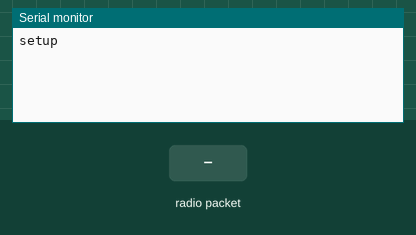
The sketch below on a simulated Arduino Uno, built with avr-gcc and run on an emulated ATmega328P. On the bench: the last lines printed to the serial monitor. Inputs (shaded band) come from the test bench. No radio packets arrive unless stated.

Above: at 1.2 s.
1.3 s: radio packet "1" arrives
At 2.1 s:
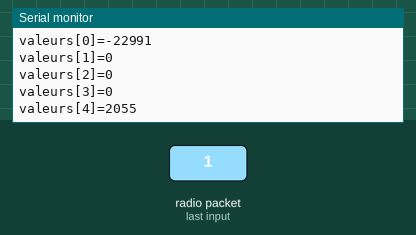
2.8 s: radio packet "0" arrives
At 3.4 s:
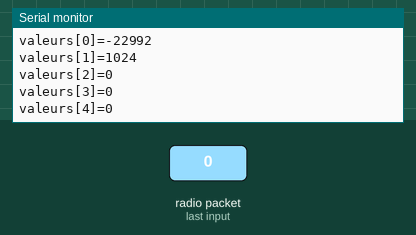
4.3 s: radio packet "2" arrives
Timing chart, 0 to 7.3 s (numbered marks = the images above; inputs shaded):
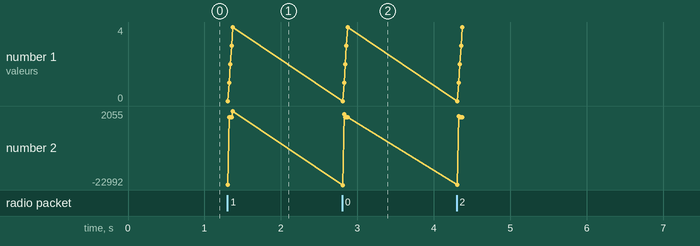

Measured:
- after the input at 1.3 s, the serial monitor: prints a new line at once (image 1)
- after the input at 2.8 s, the serial monitor: prints a new line at once (image 2)

The sketch:

receiverTABLEAU.ino
```cpp
// (licence header left out)
#include <VirtualWire.h>

void setup()
{
    Serial.begin(9600);	// Debugging only
    Serial.println("setup");

    // Initialise the IO and ISR
    vw_set_ptt_inverted(true); // Required for DR3100
    vw_setup(2000);	 // Bits per sec

    vw_rx_start();       // Start the receiver PLL running
}

void loop() {
  int valeurs[6];
  byte taille_message = sizeof(valeurs);

  /*
   La variable "taille_message" doit impérativement être remise à
   la taille du tableau avant de pouvoir recevoir un message.
   Le plus simple est d'utiliser une variable locale pour ne pas
   avoir à réassigner la valeur à chaque début de loop().
   */

  // On attend de recevoir un message
  vw_wait_rx();

  if (vw_get_message((byte *) &valeurs, &taille_message)) {
    // On copie le message, qu'il soit corrompu ou non

    Serial.print("valeurs[0]=");
    Serial.println(valeurs[0]); // Affiche le message
    Serial.print("valeurs[1]=");
    Serial.println(valeurs[1]);
    Serial.print("valeurs[2]=");
    Serial.println(valeurs[2]);
    Serial.print("valeurs[3]=");
    Serial.println(valeurs[3]);
    Serial.print("valeurs[4]=");
    Serial.println(valeurs[4]);
  }
}
```
